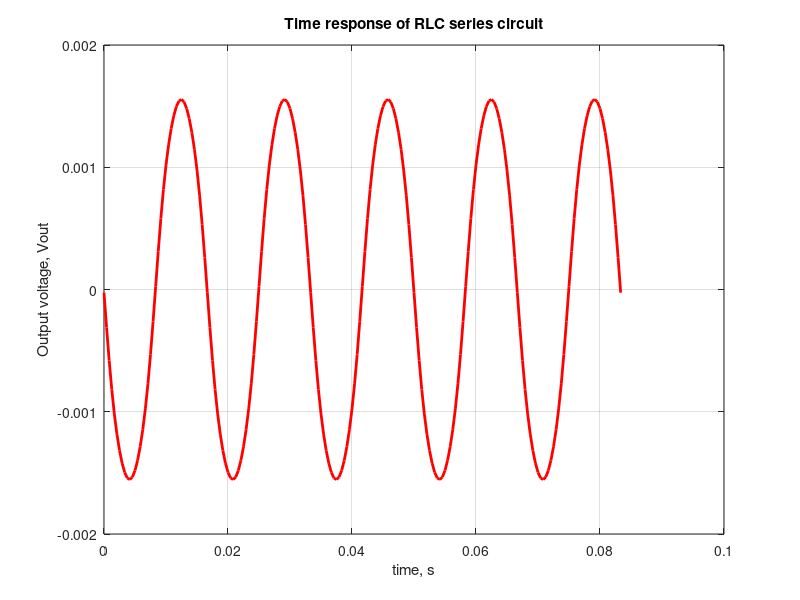
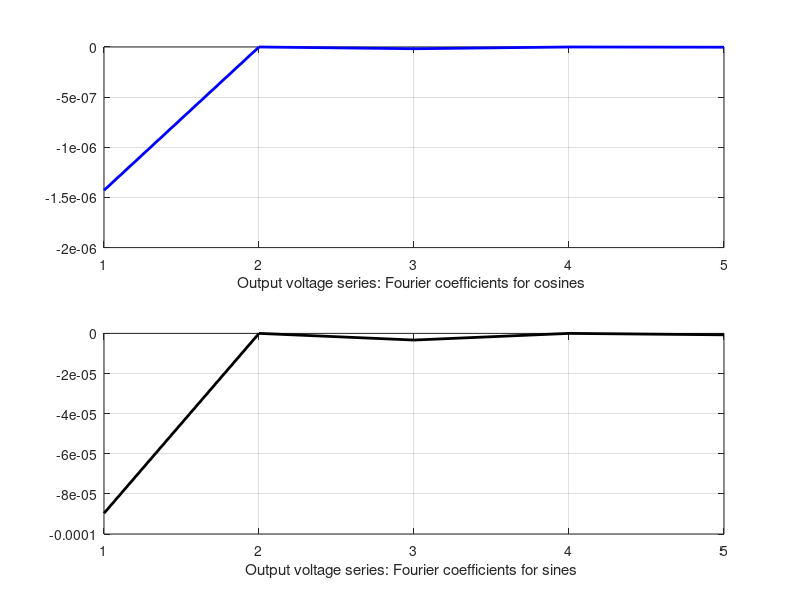

Recreate these plots in MATLAB, in order.
% rlcseries.m
% Ricardo E. Avila / ricardoavila.org / 2011 Mar. 06

% Solution of a RLC circuit, connected in series, 
% using a Fourier series expansion with real terms 

clc; % clear Matlab command window 
 
clear; % clear Matlab memory space 
 
disp('Time response of RLC series circuit')
% Physical parameters of RLC circuit 
freq = 60;  % Hz
R = .6;  % ohm
L = 100e-3; % henry 
C = 560E-4; % farad 
T = 1/freq; % period of voltage signal driving the circuit 
el = T/2; % half length of period 

% Simulation parameters
end_time = 5*T;     % end time of simulation 
n_steps = 200;  % number of fixed time steps in simulation 

% number of terms in Fourier series. Suggested value: 20 
N_terms = input('How many terms to use in Fourier series? '); 

A = zeros(2, 2);  % a matrix for calculation of Fourier series
RHS = zeros(2, 1)'; % right-hand-side for a 2x2 linear system 
x = zeros(2, 1)';  % temporary variable, solution of linear system 

% Memory allocation for variables used in Matlab simulation
t = (0 : end_time/n_steps : end_time)'; % time, s (column array)
t_rows = size(t, 1);    % This is the size of the time array. 
q_t = zeros(t_rows, 1); % Electric charge q(t), a column array. 
fourier_c = zeros(N_terms, 2); % matrix of Fourier coefficients 

% Processing 
for t_index = 1 : t_rows
    % Optional display of time step: remove semicolon of next line  
    time_step = t(t_index);

    % Calculate elements of matrix for Fourier coefficients
    for n_index = 1 : N_terms; % n_index is the nth. Fourier term 
        % nth. frequency component of Fourier series
        n_coef = n_index * pi/el;  
    RHS = zeros(2, 1); % right-hand-side for a 2x2 linear system 
    A(1,1) = 1/C - L * n_coef^2;
    A(1,2) = n_coef * R;
    A(2,1) = -A(1,2);
    A(2,2) = A(1,1);

    % Calculate right-hand side of linear equations: for odd term 
    % of Fourier series, the Fourier coefficients of square wave.   
    if (rem(n_index, 2)~=0); % Use Matlab's remainder (rem) function. 
       RHS(2, 1) = 4/(n_index * pi); % For odd numbered terms. 
    else 
       RHS(2, 1) = 0; % Even numbered coefficients are zero. 
    end; 
 
    % Solve a 2x2 algebraic linear system for Fourier coefficients: 
    x = A \ RHS; % solve system using an efficient Matlab algorithm 
    fourier_c(n_index, 1) = x(1); % Coefficient for cosines 
    fourier_c(n_index, 2) = x(2); % Coefficient for sines 

    % Build Fourier series, adding terms with Fourier coefficients 
    q_t(t_index) =  q_t(t_index) + ... 
       fourier_c(n_index, 1) * cos(n_coef * t(t_index)) + ... 
       fourier_c(n_index, 2) * sin(n_coef * t(t_index)); 
    end; % end for nth. frequency component of Fourier series
end % end calculation of Fourier coefficients for one time step

% Post-processing

% For a capacitor, Voltage = charge/Capacitance.
V_out = (1/C)*q_t;  

figure(1)
plot(t, V_out, 'r', 'LineWidth', 2) 
axis auto 
grid 
xlabel('time, s') 
ylabel('Output voltage, Vout')
title('Time response of RLC series circuit') 

figure(2) 
subplot(2, 1, 1) 
plot(fourier_c(:, 1), 'b', 'LineWidth', 2)
xlabel('Output voltage series: Fourier coefficients for cosines ') 
grid
subplot(2, 1, 2) 
plot(fourier_c(:, 2), 'k', 'LineWidth', 2)
xlabel('Output voltage series: Fourier coefficients for sines ')
grid

disp(' ')
disp('Matlab program executed with success.') 
disp('_____________________________________')